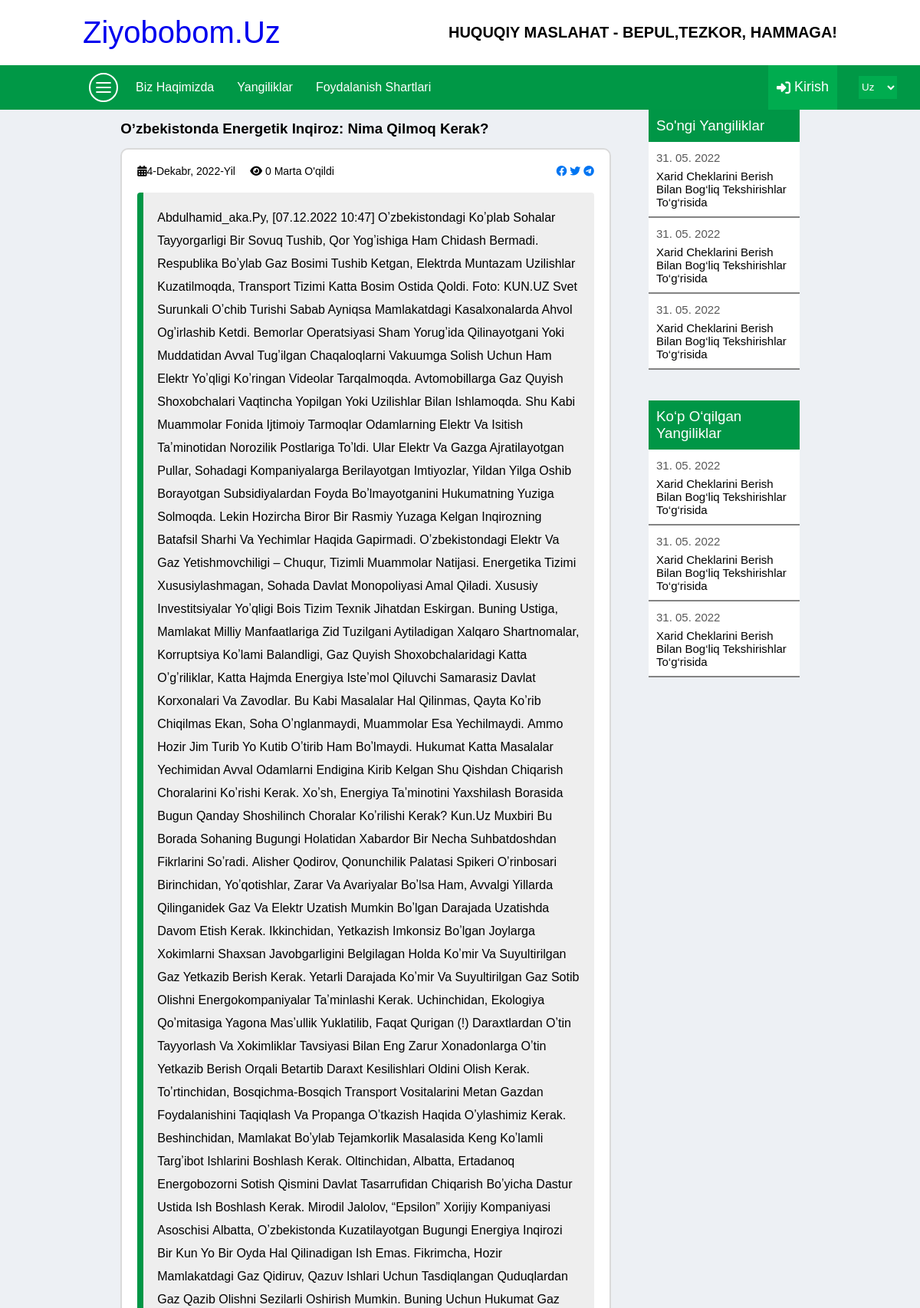
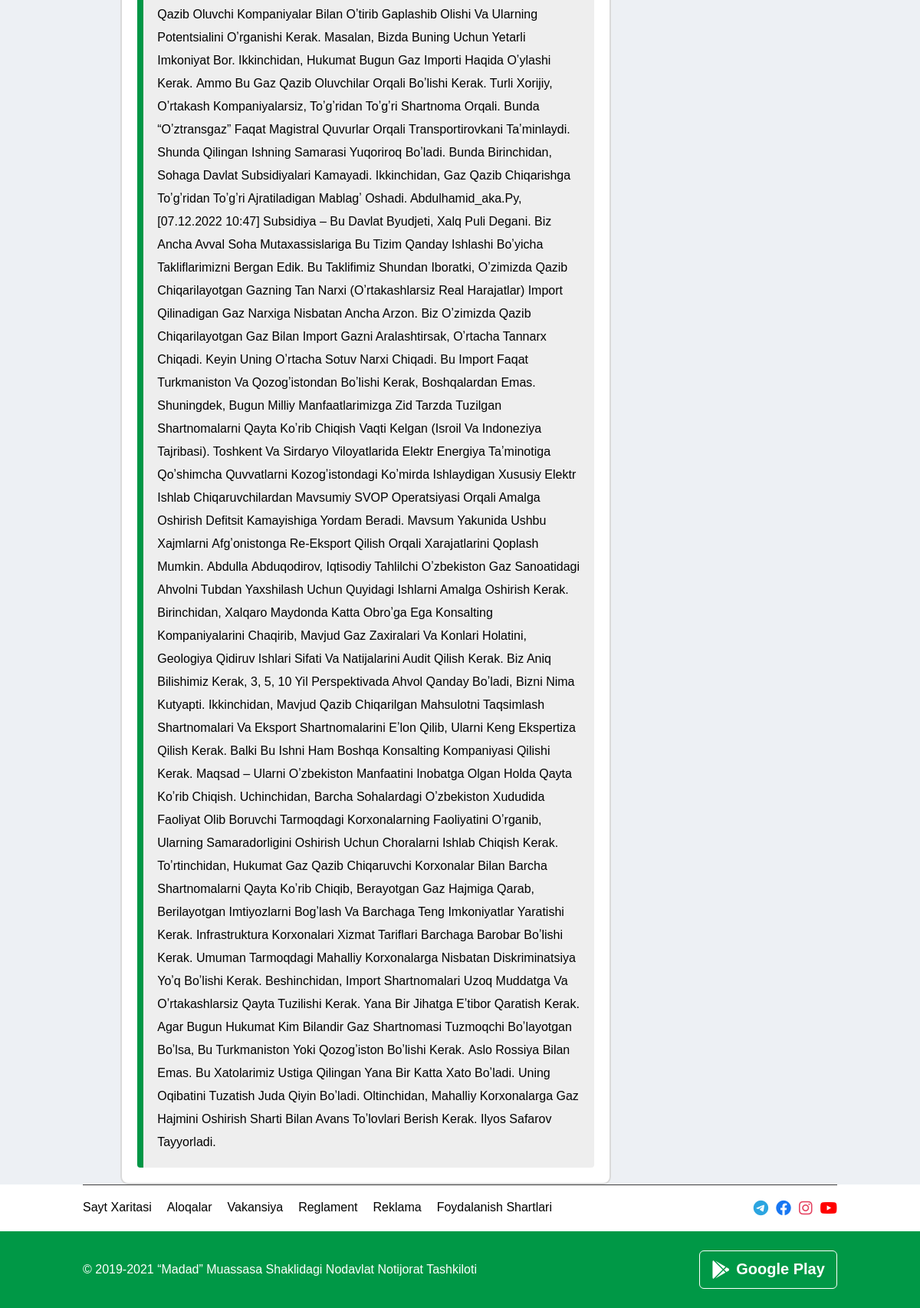
/news1/3/, run on the app's committed database (2 pictures, top to bottom).
### mainapp/models.py (models this page shows)
class Yangilik(models.Model):
    rasm=models.FileField()
    sarlavha=models.CharField(max_length=100)
    sana=models.DateField()
    matn=models.TextField()
    korish_soni=models.PositiveSmallIntegerField(default=0)

### mainapp/views.py (the view)
# urls.py: path('news1/<int:pk>/', News1View.as_view(), name='news1'),
class News1View(View):
    def get(self, request, pk):
        news1=Yangilik.objects.get(id=pk)
        data={
            'news1': news1
        }
        return render(request, 'news1.html', data)

### templates/news1.html (shortened to what this page needs)
<!DOCTYPE html>
<html>
{%load static%}
  <head>
    <link rel="stylesheet" type="text/css" media="screen" href="/static/css/main.css" />
    <link
      rel="stylesheet"
      href="https://cdnjs.cloudflare.com/ajax/libs/font-awesome/6.1.1/css/all.min.css"
    />
  </head>
  <body>
    <div class="container">
      <section class="logo">
        <a href="./">
          <div class="brend">ziyobobom.uz</div>
        </a>
        <h1>HUQUQIY MASLAHAT - BEPUL,TEZKOR, HAMMAGA!</h1>
      </section>
      <section class="navbar">
        <div class="links">
          <ul class="menu-icon">
            <li></li>
            <li></li>
            <li></li>
          </ul>
          <ul class="desktop-links">
            <li><a href="biz-haqimizda.html">Biz haqimizda</a></li>
            <li><a href="#">Yangiliklar</a></li>
            <li><a href="#">Foydalanish shartlari</a></li>
          </ul>
        </div>
        <div class="login">
          <i class="fa-solid fa-right-to-bracket"></i>
          Kirish
        </div>
        <select class="language" name="" id="">
          <option value="">Uz</option>
        </select>
      </section>
      <section class="condition">
        <div class="left">
          <h3>
            {{news1.sarlavha}}
          </h3>
          <div class="left-info">
            <div class="new-link">
              <div>
                <i class="calendar fa-solid fa-calendar-days"></i>{{news1.sana}}
                &nbsp; &nbsp; <i class="fa-solid fa-eye"></i> {{news1.korish_soni}} marta o'qildi
              </div>
              <div class="new-social">
                <i class="fa-brands fa-facebook"></i>
                <i class="fa-brands fa-twitter"></i>
                <i class="fa-brands fa-telegram"></i>
              </div>
            </div>
            <div class="about-info">
              <p>
                {{news1.matn}}
              </p>
            </div>
          </div>
        </div>
        <div class="news-right">
          <div class="news-one">
            <h3>So'ngi Yangiliklar</h3>
            <div class="card">
              <a href="#">
                <p>31. 05. 2022</p>
                <h4>
                  Xarid cheklarini berish bilan bog‘liq tekshirishlar
                  to‘g‘risida
                </h4>
              </a>
            </div>
            <div class="card">
              <a href="#">
                <p>31. 05. 2022</p>
                <h4>
                  Xarid cheklarini berish bilan bog‘liq tekshirishlar
                  to‘g‘risida
                </h4>
              </a>
            </div>
            <div class="card">
              <a href="#">
                <p>31. 05. 2022</p>
                <h4>
                  Xarid cheklarini berish bilan bog‘liq tekshirishlar
                  to‘g‘risida
                </h4>
              </a>
            </div>
          </div>
          <div class="news-two">
            <h3>Ko‘p o‘qilgan yangiliklar</h3>
            <div class="card">
              <a href="#">
                <p>31. 05. 2022</p>
                <h4>
                  Xarid cheklarini berish bilan bog‘liq tekshirishlar
                  to‘g‘risida
                </h4>
              </a>
            </div>
            <div class="card">
              <a href="#">
                <p>31. 05. 2022</p>
                <h4>
                  Xarid cheklarini berish bilan bog‘liq tekshirishlar
                  to‘g‘risida
                </h4>
              </a>
            </div>
            <div class="card">
              <a href="#">
                <p>31. 05. 2022</p>
                <h4>
                  Xarid cheklarini berish bilan bog‘liq tekshirishlar
                  to‘g‘risida
                </h4>
              </a>
            </div>
          </div>
        </div>
      </section>
      <section class="footer">
        <div class="footer-nav">
          <ul>
            <li>Sayt xaritasi</li>
            <li>Aloqalar</li>
            <li>Vakansiya</li>
            <li>Reglament</li>
            <li>Reklama</li>
            <li>Foydalanish shartlari</li>
          </ul>
          <div class="social">
            <i class="fa-brands fa-telegram"></i>
            <i class="fa-brands fa-facebook"></i>
            <i class="fa-brands fa-instagram"></i>
            <i class="fa-brands fa-youtube"></i>
          </div>
        </div>
      </section>
      <section class="about-me">
        <div>
          © 2019-2021 “Madad” muassasa shaklidagi nodavlat notijorat tashkiloti
        </div>
        <div>
          <i class="fa-brands fa-google-play"></i>
          <b>Google Play</b>
        </div>
      </section>
    </div>
  </body>
</html>

### static/css/main.css (style rules this page uses)
* { font-family: "Nunito", sans-serif; margin: 0; padding: 0; box-sizing: border-box; text-decoration: none; outline: 0; border: none; text-transform: capitalize; transition: all 0.2s linear; }
.container { max-width: 1700px !important; width: 100% !important; margin: 0 auto; position: relative; }
.container section { padding: 0px 9%; }
.container .logo { display: flex; justify-content: space-between; align-items: center; }
.container .logo h1 { font-size: 20px; }
.container .logo .brend { margin: 20px 0px; font-size: 40px; }
.container .navbar { display: flex; align-items: center; background-color: rgb(0, 152, 70); justify-content: space-between; color: white; position: relative; }
.container .navbar .links { display: flex; align-items: center; }
.container .navbar .links .menu-icon { width: 38px; height: 38px; border: 2px solid rgb(255, 255, 255); border-radius: 50%; display: flex; flex-direction: column; justify-content: center; margin: 8px; padding-left: 5px; }
.container .navbar .links .menu-icon li { width: 20px; height: 2px; border-radius: 2px; margin: 2px; border: 1px solid white; background-color: white; }
.container .navbar .links ul { display: flex; list-style-type: none; }
.container .navbar .links ul li { margin: 0px 5px; font-size: 16px; }
.container .navbar .links ul li a { padding: 20px 10px; text-align: center; color: white; text-decoration: none; }
.container .navbar .login { width: 90px; height: 57.5px; background-color: rgb(0, 172, 79); display: flex; justify-content: center; align-items: center; font-size: 18px; cursor: pointer; }
.container .navbar .login i { margin-right: 5px; }
.container .navbar .language { position: absolute; width: 50px; height: 30px; background-color: rgb(0, 172, 79); right: 30px; color: white; }
.footer-nav { display: flex; justify-content: space-between; padding-top: 20px !important; padding-bottom: 20px !important; border-top: 1px solid rgb(63, 63, 63); }
.footer-nav ul { display: flex; flex-wrap: wrap; list-style-type: none; }
.footer-nav ul li { margin-right: 20px; }
.footer-nav .social { font-size: 20px; display: flex; gap: 10px; }
.footer-nav .social i { transition: all 0.4s ease; }
.footer-nav .social i:nth-child(1) { color: rgb(44, 165, 224); }
.footer-nav .social i:nth-child(2) { color: rgb(24, 119, 242); }
.footer-nav .social i:nth-child(3) { color: rgb(228, 64, 95); }
.footer-nav .social i:nth-child(4) { color: rgb(255, 0, 0); }
.about-me { padding-top: 25px !important; padding-bottom: 25px !important; background-color: rgb(0, 152, 70); color: white; display: flex; flex-wrap: wrap; justify-content: space-between; align-items: center; }
.about-me div:nth-child(2) { width: 180px; height: 50px; border: 1px solid white; border-radius: 6px; transition: all 0.5s ease; display: flex; align-items: center; justify-content: center; font-size: 20px; }
.about-me div:nth-child(2) i { font-size: 24px; margin-right: 8px; }
.about-info { padding: 18px; background-color: rgb(238, 238, 238); border-left: 8px solid rgb(0, 150, 70); line-height: 22px; border-radius: 4px; margin-top: 20px; }
.condition { width: 100%; display: flex; background-color: rgb(237, 240, 244); padding: 20px 40px; display: flex; justify-content: space-evenly; }
.condition .left { width: 65%; }
.condition .left h3 { line-height: 50px; }
.condition .left-info { width: 100%; background-color: white; border: 2px solid rgb(218, 218, 218); border-radius: 10px; padding: 20px; }
.condition .left-info p { line-height: 30px; }
.news-right { width: 20%; border-radius: 4px; height: fit-content; }
.news-right .news-one, .news-right .news-two { margin-bottom: 40px; background-color: white; }
.news-right .news-one h3, .news-right .news-two h3 { background-color: rgb(0, 150, 70); color: white; padding: 10px 10px; font-weight: 100; }
.news-right .news-one .card, .news-right .news-two .card { width: 100% !important; border-bottom: 2px solid rgb(131, 131, 131); margin: 6px 0px; padding-left: 10px; font-size: 15px; color: black; padding: 10px; padding-top: 0; }
.news-right .news-one .card h4, .news-right .news-two .card h4 { font-weight: 100; color: black; }
.news-right .news-one .card p, .news-right .news-two .card p { color: rgb(88, 88, 88); line-height: 30px; }
.new-link { display: flex; justify-content: space-between; font-size: 14px; }
.new-link .new-social { color: rgb(0, 117, 242); }

### data on the page
Yangilik: sarlavha "Oʼzbekistonda Energetik Inqiroz: Nima Qilmoq Kerak?", sana "4-Dekabr, 2022-Yil", korish_soni "0", matn "Abdulhamid_aka.py, [07.12.2022 10:47] Oʼzbekistondagi Koʼplab Sohalar Tayyorgarligi Bir Sovuq Tushib, Qor Yogʼishiga Ham Chidash Bermadi. Respublika Boʼylab Gaz Bosimi Tushib Ketgan, Elektrda Muntazam Uzilishlar Kuzatilmoqda, Transport Tizimi Katta Bosim Ostida Qoldi. Foto: KUN.UZ Svet Surunkali Oʼchib Turishi Sabab Ayniqsa Mamlakatdagi Kasalxonalarda Ahvol Ogʼirlashib Ketdi. Bemorlar Operatsiyasi Sham Yorugʼida Qilinayotgani Yoki Muddatidan Avval Tugʼilgan Chaqaloqlarni Vakuumga Solish Uchun Ham Elektr Yoʼqligi Koʼringan Videolar Tarqalmoqda. Аvtomobillarga Gaz Quyish Shoxobchalari Vaqtincha Yopilgan Yoki Uzilishlar Bilan Ishlamoqda. Shu Kabi Muammolar Fonida Ijtimoiy Tarmoqlar Odamlarning…"
